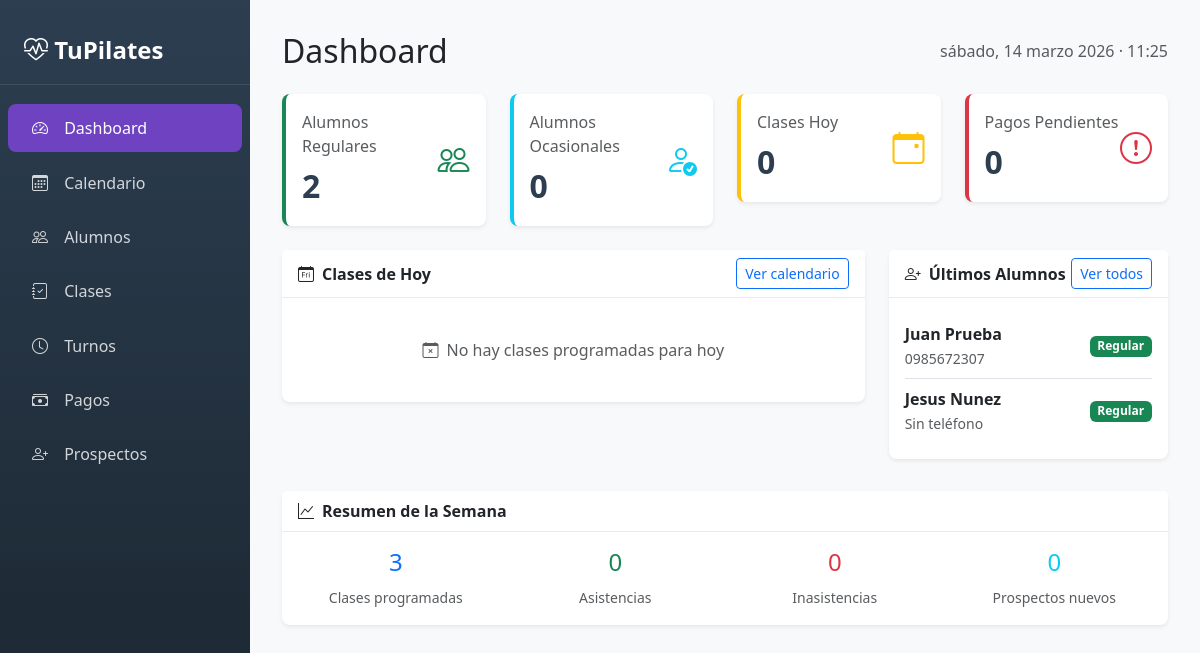
/panel/, run on the app's committed database.
### Pilapp/models.py (models this page shows, shortened)
class Alumno(models.Model):
    id_alumno = models.AutoField(primary_key=True)
    id_persona = models.ForeignKey(Persona, on_delete=models.CASCADE)
    canal_captacion = models.CharField(max_length=100, blank=True, null=True)
    ultima_clase = models.DateField(blank=True, null=True)
    estado = models.CharField(max_length=50, choices=[
        ('ocasional', 'Ocasional'),  # Attends without package
        ('regular', 'Regular'),       # Has an active package
        ('inactivo', 'Inactivo')      # No active packages
    ], default='ocasional')

class Persona(models.Model):
    id_persona = models.AutoField(primary_key=True)
    nombre = models.CharField(max_length=100)
    apellido = models.CharField(max_length=100)
    telefono = models.CharField(max_length=20, blank=True, null=True)
    ruc = models.CharField(max_length=20, blank=True, null=True)
    observaciones = models.TextField(blank=True, null=True)

### Pilapp/views_panel.py (the view)
# urls.py: path('', lambda request: redirect('panel_dashboard')),  # Redirige / a /panel/
def panel_dashboard(request):
    hoy = timezone.localdate()
    ahora = timezone.localtime()
    inicio_semana = hoy - timedelta(days=hoy.weekday())
    fin_semana = inicio_semana + timedelta(days=6)
    stats = {
        'alumnos_regulares': Alumno.objects.filter(estado='regular').count(),
        'alumnos_ocasionales': Alumno.objects.filter(estado='ocasional').count(),
        'clases_hoy': Clase.objects.filter(fecha=hoy).count(),
        'pagos_pendientes': AlumnoPaquete.objects.filter(estado_pago='pendiente').count(),
        'clases_semana': Clase.objects.filter(fecha__gte=inicio_semana, fecha__lte=fin_semana).count(),
        'asistencias_semana': AlumnoClase.objects.filter(
            id_clase__fecha__gte=inicio_semana,
            id_clase__fecha__lte=fin_semana,
            estado='asistió'
        ).count(),
        'inasistencias_semana': AlumnoClase.objects.filter(
            id_clase__fecha__gte=inicio_semana,
            id_clase__fecha__lte=fin_semana,
            estado='faltó'
        ).count(),
        'prospectos_nuevos': ClienteProspecto.objects.filter(
            fecha_contacto__gte=inicio_semana
        ).count(),
    }
    clases_hoy = Clase.objects.filter(fecha=hoy).select_related('id_turno').order_by('id_turno__horario')
    ultimos_alumnos = Alumno.objects.select_related('id_persona').order_by('-id_alumno')[:5]
    return render(request, 'admin_panel/dashboard.html', {
        'stats': stats,
        'clases_hoy': clases_hoy,
        'ultimos_alumnos': ultimos_alumnos,
        'fecha_hoy': hoy,
        'hora_actual': ahora,
    })

### Pilapp/templates/admin_panel/dashboard.html (shortened to what this page needs)
{% extends 'admin_panel/base.html' %}
{% block content %}
<div class="d-flex justify-content-between align-items-center mb-4">
    <h2 class="mb-0">Dashboard</h2>
    <span class="text-muted">
        {{ fecha_hoy|date:"l, d F Y" }} · {{ hora_actual|time:"H:i" }}
    </span>
</div>
<div class="row g-4 mb-4">
    <div class="col-md-3">
        <div class="card stat-card success">
            <div class="card-body">
                <div class="d-flex justify-content-between">
                    <div>
                        <p class="text-muted mb-1">Alumnos Regulares</p>
                        <p class="stat-number mb-0">{{ stats.alumnos_regulares }}</p>
                    </div>
                    <div class="align-self-center">
                        <i class="bi bi-people text-success" style="font-size: 2rem;"></i>
                    </div>
                </div>
            </div>
        </div>
    </div>
    <div class="col-md-3">
        <div class="card stat-card info">
            <div class="card-body">
                <div class="d-flex justify-content-between">
                    <div>
                        <p class="text-muted mb-1">Alumnos Ocasionales</p>
                        <p class="stat-number mb-0">{{ stats.alumnos_ocasionales }}</p>
                    </div>
                    <div class="align-self-center">
                        <i class="bi bi-person-check text-info" style="font-size: 2rem;"></i>
                    </div>
                </div>
            </div>
        </div>
    </div>
    <div class="col-md-3">
        <div class="card stat-card warning">
            <div class="card-body">
                <div class="d-flex justify-content-between">
                    <div>
                        <p class="text-muted mb-1">Clases Hoy</p>
                        <p class="stat-number mb-0">{{ stats.clases_hoy }}</p>
                    </div>
                    <div class="align-self-center">
                        <i class="bi bi-calendar-event text-warning" style="font-size: 2rem;"></i>
                    </div>
                </div>
            </div>
        </div>
    </div>
    <div class="col-md-3">
        <div class="card stat-card danger">
            <div class="card-body">
                <div class="d-flex justify-content-between">
                    <div>
                        <p class="text-muted mb-1">Pagos Pendientes</p>
                        <p class="stat-number mb-0">{{ stats.pagos_pendientes }}</p>
                    </div>
                    <div class="align-self-center">
                        <i class="bi bi-exclamation-circle text-danger" style="font-size: 2rem;"></i>
                    </div>
                </div>
            </div>
        </div>
    </div>
</div>
<div class="row g-4">
    <div class="col-md-8">
        <div class="card">
            <div class="card-header d-flex justify-content-between align-items-center">
                <span><i class="bi bi-calendar-day me-2"></i>Clases de Hoy</span>
                <a href="{% url 'panel_calendario' %}" class="btn btn-sm btn-outline-primary">Ver calendario</a>
            </div>
            <div class="card-body">
                {% if clases_hoy %}
                <div class="table-responsive">
                    <table class="table table-hover mb-0">
                        <thead>
                            <tr>
                                <th>Horario</th>
                                <th>Turno</th>
                                <th>Inscriptos</th>
                                <th>Estado</th>
                            </tr>
                        </thead>
                        <tbody>
                            {% for clase in clases_hoy %}
                            <tr>
                                <td><strong>{{ clase.id_turno.horario|time:"H:i" }}</strong></td>
                                <td>{{ clase.id_turno.dia }}</td>
                                <td>
                                    <span class="badge {% if clase.total_inscriptos >= 4 %}bg-danger{% elif clase.total_inscriptos >= 2 %}bg-warning{% else %}bg-success{% endif %}">
                                        {{ clase.total_inscriptos }}/4
                                    </span>
                                </td>
                                <td>
                                    {% if clase.total_inscriptos >= 4 %}
                                    <span class="badge bg-danger badge-estado">Lleno</span>
                                    {% elif clase.total_inscriptos == 0 %}
                                    <span class="badge bg-secondary badge-estado">Vacío</span>
                                    {% else %}
                                    <span class="badge bg-success badge-estado">Disponible</span>
                                    {% endif %}
                                </td>
                            </tr>
                            {% endfor %}
                        </tbody>
                    </table>
                </div>
                {% else %}
                <p class="text-muted text-center mb-0 py-4">
                    <i class="bi bi-calendar-x me-2"></i>No hay clases programadas para hoy
                </p>
                {% endif %}
            </div>
        </div>
    </div>
    <div class="col-md-4">
        <div class="card">
            <div class="card-header d-flex justify-content-between align-items-center">
                <span><i class="bi bi-person-plus me-2"></i>Últimos Alumnos</span>
                <a href="{% url 'panel_alumnos' %}" class="btn btn-sm btn-outline-primary">Ver todos</a>
            </div>
            <div class="card-body">
                {% if ultimos_alumnos %}
                <ul class="list-group list-group-flush">
                    {% for alumno in ultimos_alumnos %}
                    <li class="list-group-item d-flex justify-content-between align-items-center px-0">
                        <div>
                            <strong>{{ alumno.id_persona.nombre }} {{ alumno.id_persona.apellido }}</strong>
                            <br>
                            <small class="text-muted">{{ alumno.id_persona.telefono|default:"Sin teléfono" }}</small>
                        </div>
                        <span class="badge {% if alumno.estado == 'regular' %}bg-success{% elif alumno.estado == 'ocasional' %}bg-info{% else %}bg-secondary{% endif %}">
                            {{ alumno.estado|title }}
                        </span>
                    </li>
                    {% endfor %}
                </ul>
                {% else %}
                <p class="text-muted text-center mb-0 py-4">No hay alumnos registrados</p>
                {% endif %}
            </div>
        </div>
    </div>
</div>
<div class="row g-4 mt-2">
    <div class="col-12">
        <div class="card">
            <div class="card-header">
                <i class="bi bi-graph-up me-2"></i>Resumen de la Semana
            </div>
            <div class="card-body">
                <div class="row text-center">
                    <div class="col">
                        <h4 class="text-primary">{{ stats.clases_semana }}</h4>
                        <small class="text-muted">Clases programadas</small>
                    </div>
                    <div class="col">
                        <h4 class="text-success">{{ stats.asistencias_semana }}</h4>
                        <small class="text-muted">Asistencias</small>
                    </div>
                    <div class="col">
                        <h4 class="text-danger">{{ stats.inasistencias_semana }}</h4>
                        <small class="text-muted">Inasistencias</small>
                    </div>
                    <div class="col">
                        <h4 class="text-info">{{ stats.prospectos_nuevos }}</h4>
                        <small class="text-muted">Prospectos nuevos</small>
                    </div>
                </div>
            </div>
        </div>
    </div>
</div>
{% endblock %}

### Pilapp/templates/admin_panel/base.html (style rules this page uses)
:root { --sidebar-width: 250px; --primary-color: #6f42c1; --secondary-color: #e9ecef; }
body { min-height: 100vh; background-color: #f8f9fa; }
.card { border: none; box-shadow: 0 0.125rem 0.25rem rgba(0,0,0,0.075); border-radius: 0.5rem; }
.card-header { background-color: #fff; border-bottom: 1px solid #e9ecef; font-weight: 600; }
.stat-card { border-left: 4px solid var(--primary-color); }
.stat-card.success { border-left-color: #198754; }
.stat-card.warning { border-left-color: #ffc107; }
.stat-card.info { border-left-color: #0dcaf0; }
.stat-card.danger { border-left-color: #dc3545; }
.stat-number { font-size: 2rem; font-weight: 700; color: #2c3e50; }

### data on the page
Alumno: id_persona.nombre "Juan", id_persona.apellido "Prueba", id_persona.telefono "0985672307", estado "Regular"
Alumno: id_persona.nombre "Jesus", id_persona.apellido "Nunez", id_persona.telefono "Sin teléfono", estado "Regular"

### other printed values
{{ fecha_hoy|date:"l, d F Y" }} "sábado, 14 marzo 2026"
{{ hora_actual|time:"H:i" }} "11:25"
{{ stats.alumnos_regulares }} "2"
{{ stats.alumnos_ocasionales }} "0"
{{ stats.clases_hoy }} "0"
{{ stats.pagos_pendientes }} "0"
{{ stats.clases_semana }} "3"
{{ stats.asistencias_semana }} "0"
{{ stats.inasistencias_semana }} "0"
{{ stats.prospectos_nuevos }} "0"
